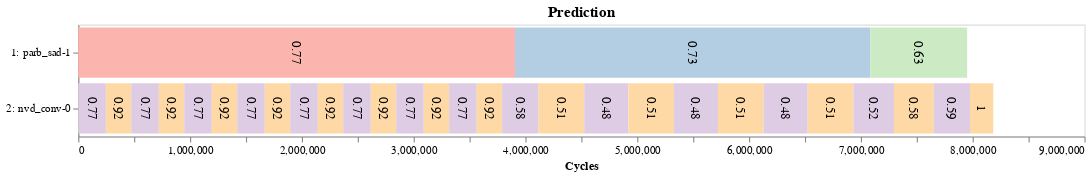

The code cell stored with this chart in its notebook:
### Code cell
best_dd = widgets.Dropdown(options=uniq_pairs, value=uniq_pairs[0], description='Pair:')
best_type_dd = widgets.Dropdown(options=['Local', 'Global (weighted)'], value='Local', description='Type')
best_btn = widgets.Button(description='Best', button_style='info')


show_widgets_best()
best_btn.on_click(best_onclick)

### Figure 1 — Vega-Lite specification as saved in the notebook (floating-point values rounded to 4 significant figures)
{"config": {"view": {"continuousWidth": 400, "continuousHeight": 300}, "axis": {"grid": false}, "header": {"titleColor": "black", "titleFontSize": 14}}, "layer": [{"mark": "bar", "encoding": {"color": {"type": "nominal", "field": "kernel", "legend": null, "scale": {"scheme": "pastel1"}}, "x": {"type": "quantitative", "field": "start", "title": "Cycles"}, "x2": {"field": "end"}, "y": {"type": "nominal", "field": "stream", "sort": null}}, "height": 100, "title": "Prediction", "width": 900}, {"mark": {"type": "text", "align": "center", "angle": 90, "baseline": "middle", "color": "black", "fontSize": 12}, "encoding": {"text": {"type": "quantitative", "field": "norm"}, "x": {"type": "quantitative", "field": "position"}, "y": {"type": "nominal", "field": "stream", "sort": null, "title": null}}}], "data": {"name": "data-cda61275e079815b15881b5872765447"}, "$schema": "https://vega.github.io/schema/vega-lite/v4.8.1.json", "datasets": {"data-cda61275e079815b15881b5872765447": [{"start": 0, "end": 3906264, "stream": "1: parb_sad-1", "kernel": "1:1", "position": 1953000.0, "norm": 0.77}, {"start": 3906264, "end": 7084260, "stream": "1: parb_sad-1", "kernel": "1:2", "position": 5495000.0, "norm": 0.73}, {"start": 7084260, "end": 7950647, "stream": "1: parb_sad-1", "kernel": "1:3", "position": 7517000.0, "norm": 0.63}, {"start": 0, "end": 246767, "stream": "2: nvd_conv-0", "kernel": "2:1", "position": 123400.0, "norm": 0.77}, {"start": 246767, "end": 473948, "stream": "2: nvd_conv-0", "kernel": "2:2", "position": 360400.0, "norm": 0.92}, {"start": 473948, "end": 720715, "stream": "2: nvd_conv-0", "kernel": "2:1", "position": 597300.0, "norm": 0.77}, {"start": 720715, "end": 947896, "stream": "2: nvd_conv-0", "kernel": "2:2", "position": 834300.0, "norm": 0.92}, {"start": 947896, "end": 1194663, "stream": "2: nvd_conv-0", "kernel": "2:1", "position": 1071000.0, "norm": 0.77}, {"start": 1194663, "end": 1421844, "stream": "2: nvd_conv-0", "kernel": "2:2", "position": 1308000.0, "norm": 0.92}, {"start": 1421844, "end": 1668611, "stream": "2: nvd_conv-0", "kernel": "2:1", "position": 1545000.0, "norm": 0.77}, {"start": 1668611, "end": 1895792, "stream": "2: nvd_conv-0", "kernel": "2:2", "position": 1782000.0, "norm": 0.92}, {"start": 1895792, "end": 2142559, "stream": "2: nvd_conv-0", "kernel": "2:1", "position": 2019000.0, "norm": 0.77}, {"start": 2142559, "end": 2369740, "stream": "2: nvd_conv-0", "kernel": "2:2", "position": 2256000.0, "norm": 0.92}, {"start": 2369740, "end": 2616507, "stream": "2: nvd_conv-0", "kernel": "2:1", "position": 2493000.0, "norm": 0.77}, {"start": 2616507, "end": 2843688, "stream": "2: nvd_conv-0", "kernel": "2:2", "position": 2730000.0, "norm": 0.92}, {"start": 2843688, "end": 3090455, "stream": "2: nvd_conv-0", "kernel": "2:1", "position": 2967000.0, "norm": 0.77}, {"start": 3090455, "end": 3317636, "stream": "2: nvd_conv-0", "kernel": "2:2", "position": 3204000.0, "norm": 0.92}, {"start": 3317636, "end": 3564403, "stream": "2: nvd_conv-0", "kernel": "2:1", "position": 3441000.0, "norm": 0.77}, {"start": 3564403, "end": 3791584, "stream": "2: nvd_conv-0", "kernel": "2:2", "position": 3678000.0, "norm": 0.92}, {"start": 3791584, "end": 4117096, "stream": "2: nvd_conv-0", "kernel": "2:1", "position": 3954000.0, "norm": 0.58}, {"start": 4117096, "end": 4525654, "stream": "2: nvd_conv-0", "kernel": "2:2", "position": 4321000.0, "norm": 0.51}, {"start": 4525654, "end": 4919524, "stream": "2: nvd_conv-0", "kernel": "2:1", "position": 4723000.0, "norm": 0.48}, {"start": 4919524, "end": 5328082, "stream": "2: nvd_conv-0", "kernel": "2:2", "position": 5124000.0, "norm": 0.51}, {"start": 5328082, "end": 5721952, "stream": "2: nvd_conv-0", "kernel": "2:1", "position": 5525000.0, "norm": 0.48}, {"start": 5721952, "end": 6130510, "stream": "2: nvd_conv-0", "kernel": "2:2", "position": 5926000.0, "norm": 0.51}, {"start": 6130510, "end": 6524380, "stream": "2: nvd_conv-0", "kernel": "2:1", "position": 6327000.0, "norm": 0.48}, {"start": 6524380, "end": 6932938, "stream": "2: nvd_conv-0", "kernel": "2:2", "position": 6729000.0, "norm": 0.51}, {"start": 6932938, "end": 7296277, "stream": "2: nvd_conv-0", "kernel": "2:1", "position": 7115000.0, "norm": 0.52}, {"start": 7296277, "end": 7652644, "stream": "2: nvd_conv-0", "kernel": "2:2", "position": 7474000.0, "norm": 0.58}, {"start": 7652644, "end": 7976234, "stream": "2: nvd_conv-0", "kernel": "2:1", "position": 7814000.0, "norm": 0.59}, {"start": 7976234, "end": 8184398, "stream": "2: nvd_conv-0", "kernel": "2:2", "position": 8080000.0, "norm": 1.0}]}}
